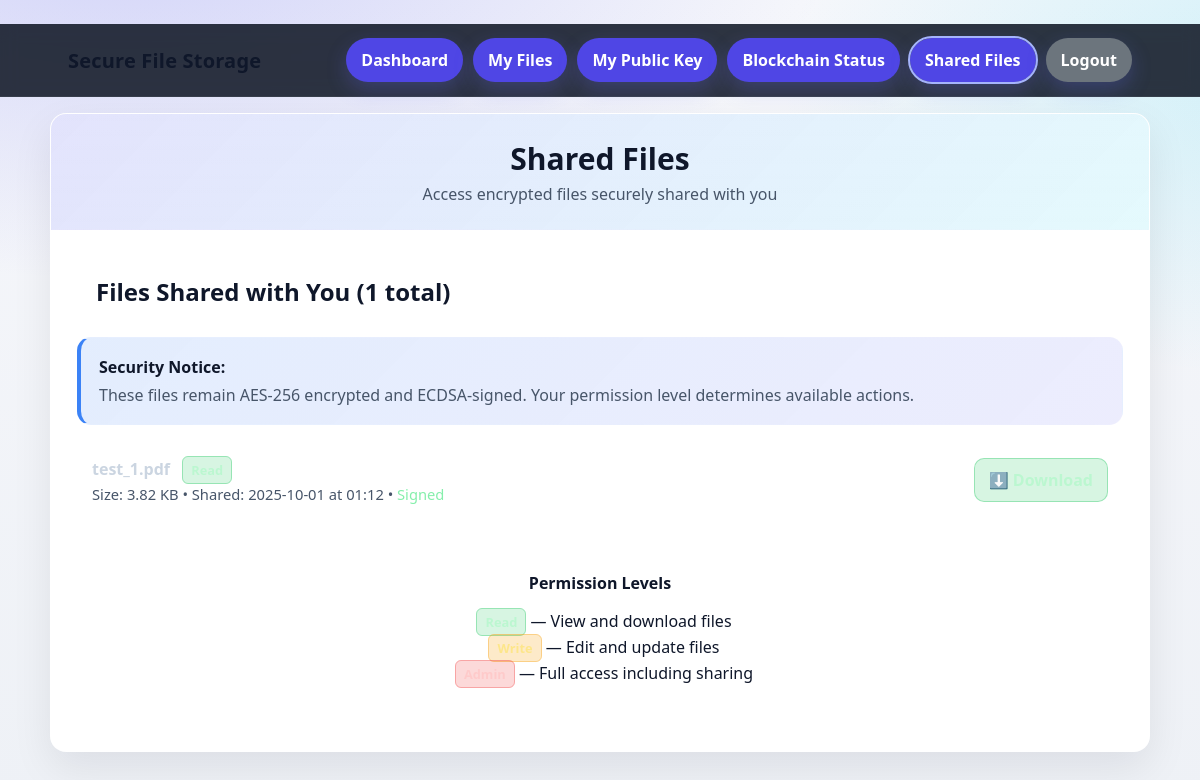
Screenshot of /shared-files (signed in) with the database file from the repository.
### app.py (models this page shows)
class FileAccess(db.Model):
    id = db.Column(db.Integer, primary_key=True)
    file_id = db.Column(db.Integer, db.ForeignKey('file.id'), nullable=False)
    user_id = db.Column(db.Integer, db.ForeignKey('user.id'), nullable=False)
    permission = db.Column(db.String(20), nullable=False)  # read, write, admin
    granted_by = db.Column(db.Integer, db.ForeignKey('user.id'), nullable=False)
    granted_at = db.Column(db.DateTime, default=datetime.utcnow)
    expires_at = db.Column(db.DateTime, nullable=True)  # Optional expiration
    is_active = db.Column(db.Boolean, default=True)
    user = db.relationship('User', foreign_keys=[user_id], backref='file_accesses')
    granted_by_user = db.relationship('User', foreign_keys=[granted_by], backref='granted_accesses')
    file = db.relationship('File', backref='access_grants')

class File(db.Model):
    id = db.Column(db.Integer, primary_key=True)
    filename = db.Column(db.String(255), nullable=False)
    encrypted_filename = db.Column(db.String(255), nullable=False)
    file_size = db.Column(db.Integer, nullable=False)
    upload_date = db.Column(db.DateTime, default=datetime.utcnow)
    user_id = db.Column(db.Integer, db.ForeignKey('user.id'), nullable=False)
    encryption_key_hash = db.Column(db.String(128), nullable=False)
    digital_signature = db.Column(db.Text, nullable=True)  # ECDSA signature
    signature_hash = db.Column(db.String(128), nullable=True)  # Hash of signed content
    is_public = db.Column(db.Boolean, default=False)  # Public file sharing
    access_level = db.Column(db.String(20), default='private')  # private, shared, public
    blockchain_file_id = db.Column(db.Integer, nullable=True)  # Blockchain file ID
    blockchain_tx_hash = db.Column(db.String(66), nullable=True)  # Blockchain transaction hash
    user = db.relationship('User', backref='files')

### app.py (the view)
@app.route('/shared-files')
@login_required
def shared_files():
    shared_access = FileAccess.query.filter_by(
        user_id=current_user.id,
        is_active=True
    ).all()
    shared_files = []
    for access in shared_access:
        file_record = File.query.get(access.file_id)
        if file_record:
            shared_files.append({
                'file': file_record,
                'permission': access.permission,
                'granted_at': access.granted_at,
                'expires_at': access.expires_at
            })
    return render_template('shared_files.html', shared_files=shared_files)

### app.py (called while the page is built)
@login_manager.user_loader
def load_user(user_id):
    return User.query.get(int(user_id))

### templates/shared_files.html (shortened to what this page needs)
<!DOCTYPE html>
<html lang="en">
<head>
</head>
<body>
  <div class="topbar">
    <div class="topbar-inner">
      <div class="brand">Secure File Storage</div>
      <nav class="nav-links" aria-label="Main">
        <a href="{{ url_for('index') }}">Dashboard</a>
        <a href="{{ url_for('list_files') }}">My Files</a>
        <a href="{{ url_for('get_public_key') }}">My Public Key</a>
        <a href="{{ url_for('blockchain_status') }}">Blockchain Status</a>
        <a class="active" href="{{ url_for('shared_files') }}">Shared Files</a>
        <a class="logout" href="{{ url_for('logout') }}">Logout</a>
      </nav>
    </div>
  </div>
  <div class="container">
    <div class="header">
      <h1>Shared Files</h1>
      <p class="muted">Access encrypted files securely shared with you</p>
    </div>
    <div class="content">
      <div class="card files-header" style="margin-top:0;">
        <h2 style="margin:0;">Files Shared with You ({{ shared_files|length }} total)</h2>
      </div>
      <div class="card security-info">
        <strong>Security Notice:</strong>
        <p class="muted" style="margin:6px 0 0;">
          These files remain AES-256 encrypted and ECDSA-signed. Your permission level determines available actions.
        </p>
      </div>
      {% if shared_files %}
        <div class="files-list">
          {% for item in shared_files %}
          <div class="file-item">
            <div class="file-info">
              <div class="file-name">
                {{ item.file.filename }}
                <span class="permission-badge permission-{{ item.permission }}">{{ item.permission|title }}</span>
              </div>
              <div class="file-details">
                Size: {{ "%.2f"|format(item.file.file_size / 1024) }} KB •
                Shared: {{ item.granted_at.strftime('%Y-%m-%d at %H:%M') }}
                {% if item.file.digital_signature %} • <span style="color:#86efac">Signed</span>{% endif %}
              </div>
            </div>
            <div class="file-actions">
              <a href="{{ url_for('download_file', file_id=item.file.id) }}" class="btn-download">⬇️ Download</a>
            </div>
          </div>
          {% endfor %}
        </div>
      {% else %}
        <div class="card no-files">
          <h3>No files shared with you yet</h3>
          <p>When other users share files with you, they’ll appear here.</p>
          <a href="{{ url_for('index') }}" style="color:#a5b4fc; font-weight:800; text-decoration:none;">← Back to Dashboard</a>
        </div>
      {% endif %}
      <div class="card" style="text-align:center;">
        <p><strong>Permission Levels</strong></p>
        <ul style="list-style:none; padding:0; margin:8px 0 0;">
          <li style="margin:4px 0;"><span class="permission-badge permission-read">Read</span> — View and download files</li>
          <li style="margin:4px 0;"><span class="permission-badge permission-write">Write</span> — Edit and update files</li>
          <li style="margin:4px 0;"><span class="permission-badge permission-admin">Admin</span> — Full access including sharing</li>
        </ul>
      </div>
    </div>
  </div>
</body>
</html>

### templates/shared_files.html (style rules this page uses)
:root { --bg:#0f172a; --bg-soft:#111827; --card:#0b1220; --surface:#0c1424; --text:#e5e7eb; --muted:#9ca3af; --primary:#6366f1; --primary-600:#5457ea; --accent:#22d3ee; --ring:#a5b4fc; --success:#22c55e; --info:#3b82f6; --shadow: 0 16px 40px rgba(0,0,0,.35), inset 0 1px 0 rgba(255,255,255,.04); --radius: 16px; }
@media (prefers-color-scheme: light) { :root { --bg:#f6f7fb; --bg-soft:#eef1f6; --card:#ffffff; --surface:#ffffff; --text:#0f172a; --muted:#475569; --primary:#4f46e5; --primary-600:#4338ca; --accent:#06b6d4; --ring:#a5b4fc; --shadow:0 16px 40px rgba(2,6,23,.08); } }
* { box-sizing:border-box }
html,body { height:100% }
body { margin:0; font-family: ui-sans-serif, system-ui, -apple-system, Segoe UI, Roboto, "Helvetica Neue", Arial; color:var(--text); background: radial-gradient(1200px 600px at 10% -10%, rgba(99,102,241,.25), transparent 60%), radial-gradient(900px 500px at 110% 10%, rgba(34,211,238,.18), transparent 60%), linear-gradient(180deg, var(--bg) 0%, var(--bg-soft) 100%); padding: 24px 0; min-height:100vh; }
.topbar { position: sticky; top: 0; z-index: 20; background: rgba(11,18,32,.85); backdrop-filter: blur(8px); border-bottom: 1px solid rgba(255,255,255,.06); }
.topbar-inner { max-width: 1100px; margin: 0 auto; padding: 14px 18px; display:flex; align-items:center; justify-content:space-between; gap:14px; }
.brand { font-weight: 800; letter-spacing:.2px; font-size: clamp(18px, 2.4vw, 20px); }
.nav-links { display:flex; align-items:center; gap:10px; flex-wrap:wrap; }
.nav-links a { text-decoration:none; color:white; font-weight:700; padding: 10px 14px; border-radius: 999px; background: var(--primary); border:1px solid transparent; box-shadow: 0 8px 20px rgba(99,102,241,.25); transition: transform .05s ease, background-color .12s ease; }
.nav-links a.logout { background:#6c757d; }
.nav-links a.active { outline:2px solid var(--ring); }
.container { max-width: 1100px; margin: 16px auto 0; background: var(--card); border-radius: var(--radius); box-shadow: var(--shadow); border: 1px solid rgba(255,255,255,.06); overflow: clip; }
.header { padding: 24px; background: linear-gradient(135deg, rgba(99,102,241,.18), rgba(34,211,238,.12)), linear-gradient(180deg, rgba(255,255,255,.03), rgba(255,255,255,0)); text-align:center; border-bottom: 1px solid rgba(255,255,255,.06); }
.header h1 { margin:0 0 4px; font-size: clamp(22px, 3.2vw, 30px); font-weight:800; }
.header p { margin:0; color:var(--muted); }
.content { padding: 26px; }
.card { background: var(--surface); border:1px solid rgba(255,255,255,.06); border-radius: 14px; padding: 18px; margin: 18px 0; }
.muted { color:var(--muted); }
.files-header { display:flex; align-items:center; justify-content:space-between; gap:14px; border-bottom:1px solid rgba(255,255,255,.08); padding-bottom:10px; margin-bottom: 10px; }
.security-info { border-left:4px solid var(--info); background: linear-gradient(135deg, rgba(59,130,246,.14), rgba(99,102,241,.12)); }
.file-item { display:flex; gap:16px; justify-content:space-between; align-items:flex-start; padding:14px; background: var(--card); border:1px solid rgba(255,255,255,.08); border-radius: 12px; margin-bottom: 12px; transition: transform .05s ease, box-shadow .12s ease; }
.file-name { font-weight:800; color:#cbd5e1; }
.file-details { margin-top:4px; color: var(--muted); font-size:.92rem; }
.permission-badge { padding: 4px 8px; border-radius: 6px; font-size:.8em; font-weight:800; margin-left:8px; border:1px solid rgba(255,255,255,.12); }
.permission-read { background: rgba(34,197,94,.18); color:#bbf7d0; border-color: rgba(34,197,94,.35); }
.permission-write { background: rgba(245,158,11,.22); color:#fde68a; border-color: rgba(245,158,11,.35); }
.permission-admin { background: rgba(239,68,68,.2); color:#fecaca; border-color: rgba(239,68,68,.35); }
.file-actions { display:flex; gap:10px; }
.btn-download { display:inline-block; padding:10px 14px; border-radius:10px; font-weight:800; text-decoration:none; transition: transform .05s ease, background-color .12s ease, box-shadow .12s ease; border:1px solid transparent; background: rgba(34,197,94,.18); color:#bbf7d0; border-color: rgba(34,197,94,.35); }

### rows the page displays
FileAccess: file.filename "test_1.pdf", granted_at "2025-10-01 at 01:12"
File: item.file.file_size/1024 "3.82"

### other values shown
{{ shared_files|length }} "1"
